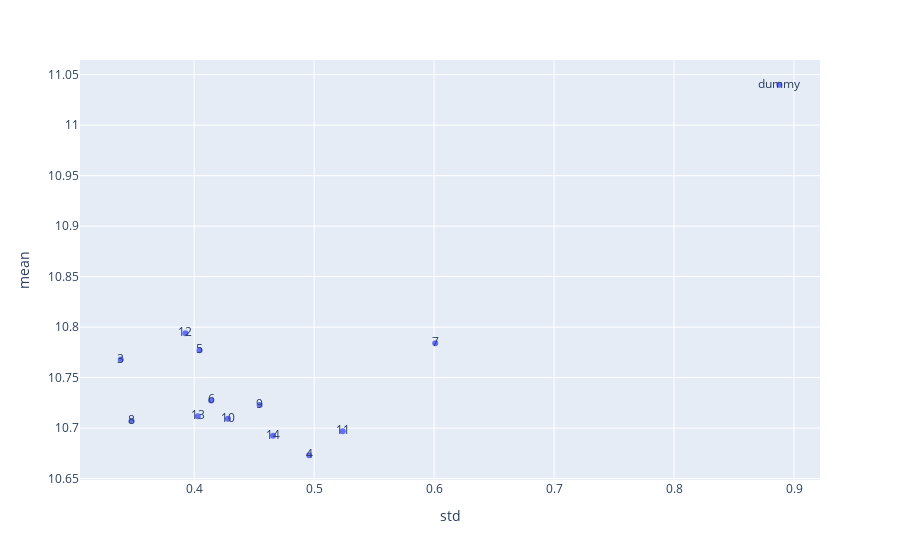

The code cell stored with this chart in its notebook:
### Code cell
fig=px.scatter(mean_var, x="std", y="mean", text=mean_var.index)
fig.show()

### Figure 1 — Plotly figure (JSON) as saved in the notebook; plotly's stock layout.template omitted (floating-point values rounded to 4 significant figures)
{"data": [{"hovertemplate": "std=%{x}<br>mean=%{y}<br>duration=%{text}<extra></extra>", "legendgroup": "", "marker": {"color": "#636efa", "symbol": "circle"}, "mode": "markers+text", "name": "", "orientation": "v", "showlegend": false, "text": [4, 14, 11, 8, 10, 13, 9, 6, 3, 5, 7, 12, "dummy"], "type": "scatter", "x": [0.4959, 0.4658, 0.5239, 0.3479, 0.4282, 0.403, 0.4546, 0.4141, 0.3388, 0.4045, 0.601, 0.3928, 0.8877], "xaxis": "x", "y": [10.67, 10.69, 10.7, 10.71, 10.71, 10.71, 10.72, 10.73, 10.77, 10.78, 10.78, 10.79, 11.04], "yaxis": "y"}], "layout": {"autosize": true, "legend": {"tracegroupgap": 0}, "margin": {"t": 60}, "xaxis": {"anchor": "y", "autorange": true, "domain": [0, 1], "range": [0.3057, 0.9209], "title": {"text": "std"}, "type": "linear"}, "yaxis": {"anchor": "x", "autorange": true, "domain": [0, 1], "range": [10.64, 11.07], "title": {"text": "mean"}, "type": "linear"}}}
